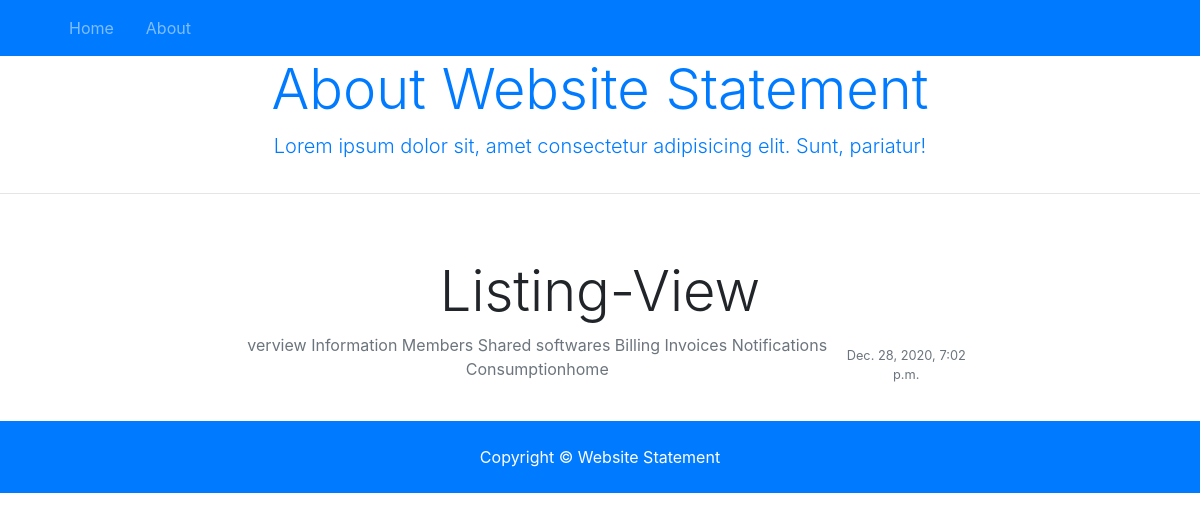
Page /books/1/ on the committed database.
### books/models.py (models this page shows)
class Books(models.Model):
    title = models.CharField(max_length=100)
    slug = models.SlugField(null=True)
    post = models.TextField(max_length=250, blank=True)
    author = models.CharField(max_length=100)

### books/views.py (the view)
# urls.py: path('<int:pk>/', BookDetailView.as_view(), name='detail'),
class BookDetailView(DetailView):
    model = Books
    template_name = 'book-detail.html'
    context_object_name = 'book'
    def get_context_data(self, **kwargs):
        context = super().get_context_data(**kwargs)
        context['time'] = timezone.now()
        return context

### templates/book-detail.html (shortened to what this page needs)
    {% extends "base.html" %}
    {% block content %}
    <div class="container" style="max-width:800px">
        <div class="px-3 py-3 pt-md-5 pb-md-4 mx-auto text-center">
            <h1 class="display-4">{{book.title}}</h1>
            <div class="d-flex justify-content-between align-items-center">
                <p class="text-muted">{{book.post}}</p>
                <small class="text-muted">{{time}}</small>
            </div>
        </div>
    </div>
    {% endblock %}

### rows in the picture
Books: title "Listing-View", post "verview Information Members Shared softwares Billing Invoices Notifications Consumptionhome"

### other values in the picture
{{ time }} "Dec. 28, 2020, 7:02 p.m."
